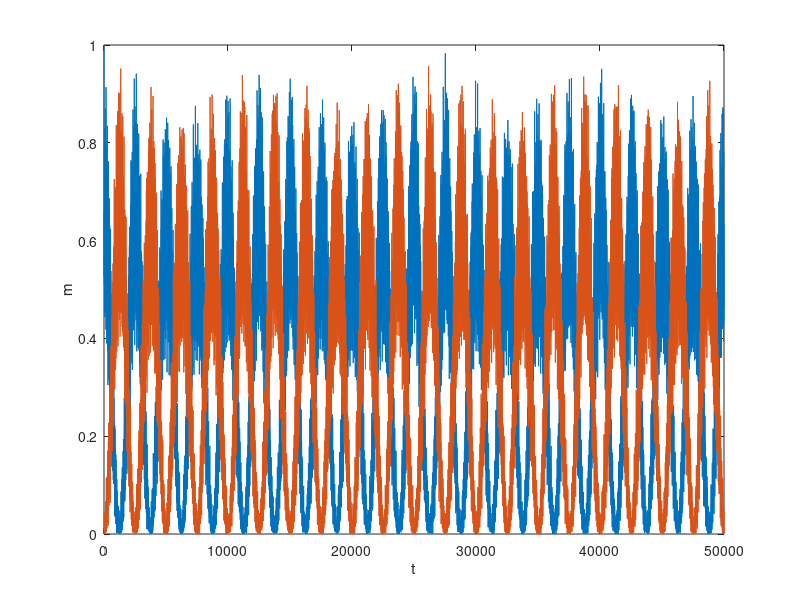
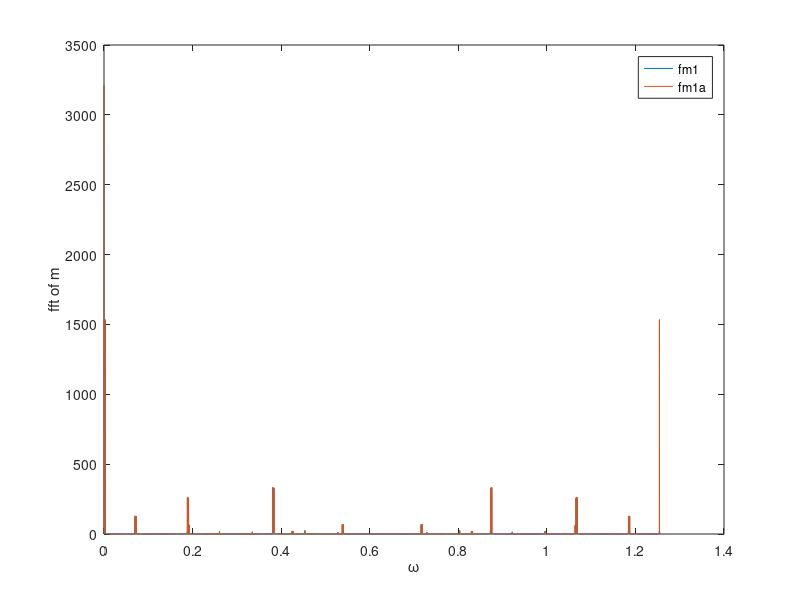

Reproduce these figures in MATLAB, in order.
clear;
% close all;
clc;
format long
tic;

% Definition of parameters
N = 16; %size
dt = 5;
T = 50000;
t = 0:dt:T;
nt = length(t);
J = 1*2^2;
h = 0.3*2;
ol = 0;
N1 = N/2 + ol;
N2 = N/2 - ol;

NN = (N1+1)*(N2+1);

S1 = N1/2;
S2 = N2/2;

S1_z = zeros(N1+1);
S1_p = zeros(N1+1);
S1_m = zeros(N1+1);
S2_z = zeros(N2+1);
S2_p = zeros(N2+1);
S2_m = zeros(N2+1);

for i = 1:N1+1
    S1_z(i,i) = N1/2 - (i-1);
end

for i = 1:N2+1
    S2_z(i,i) = N2/2 - (i-1);
end

M1 = diag(S1_z);
M2 = diag(S2_z);

for i = 1:N1
    S1_p(i,i+1) = sqrt(S1*(S1+1)-M1(i+1)*(M1(i+1)+1));
    S1_m(i+1,i) = sqrt(S1*(S1+1)-M1(i)*(M1(i)-1));
end

for i = 1:N2
    S2_p(i,i+1) = sqrt(S2*(S2+1)-M2(i+1)*(M2(i+1)+1));
    S2_m(i+1,i) = sqrt(S2*(S2+1)-M2(i)*(M2(i)-1));
end

S1_x = (S1_p + S1_m)/2;
S2_x = (S2_p + S2_m)/2;
H = -J*(kron(S1_z.^2,eye(N2+1))+kron(eye(N1+1),S2_z.^2))/(N) + h*(kron(S1_x,eye(N2+1))+kron(eye(N1+1),S2_x));

[V,D] = eig(H);
e = diag(D);

spin1 = zeros(NN,1);
spin1a = zeros(NN,1);
spin1(1) = 1;
spin1a(end) = 1;


spin0 = V'*spin1;
trans = exp(-1i*e*t);
spin = spin0.*trans;
spint = V*spin;

m1 = abs(spin1'*spint);
m1a = abs(spin1a'*spint);

dw = 2 * pi / ((nt - 1) * dt);
w = 0:dw:2 * pi / dt;

fm1 = abs(fft(m1));
fm1a = abs(fft(m1a));

figure;
plot(t,m1,t,m1a);
xlabel('t');
ylabel('m');
axis([0 T 0 1])

figure;
plot(w, fm1, w, fm1a);
legend('fm1', 'fm1a');
xlabel('\omega');
ylabel('fft of m');

toc;